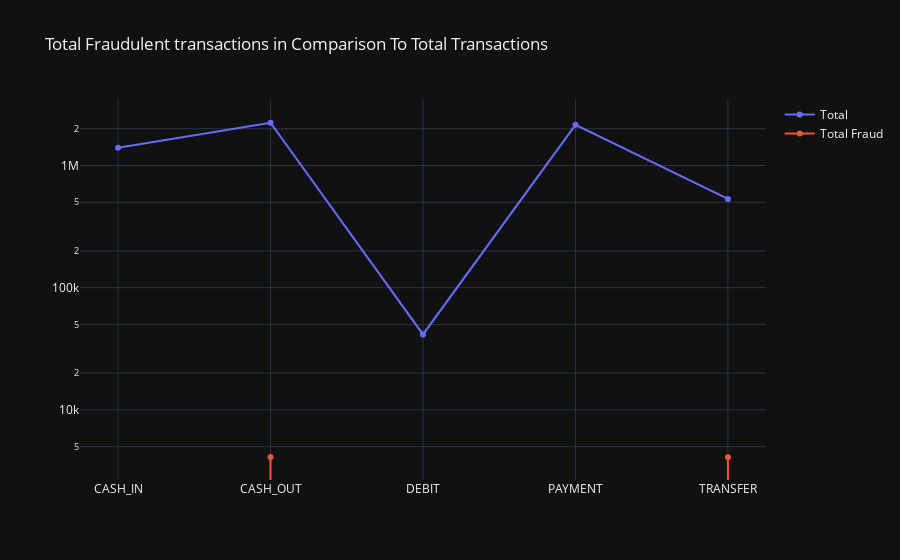

The cell this chart's notebook holds for it:
### Markdown cell above
## Logarithmic line+markers

### Code cell
fig=go.Figure()

fig.add_trace(go.Scatter( 
    x=cleanFraud.Type, y=cleanFraud.Total, mode="lines+markers", name="Total"
))
fig.add_trace(go.Scatter(
    x=cleanFraud.Type, y=cleanFraud.Total_Fraud, mode="lines+markers", name="Total Fraud"
))
fig.update_yaxes(type="log")
fig.update_layout(title_text="Total Fraudulent transactions in Comparison To Total Transactions")

fig.show()
#https://plotly.com/python-api-reference/generated/plotly.graph_objects.Scatter.html

### Figure 1 — Plotly figure (JSON) as saved in the notebook; plotly's stock layout.template omitted (floating-point values rounded to 4 significant figures)
{"data": [{"mode": "lines+markers", "name": "Total", "x": ["CASH_IN", "CASH_OUT", "DEBIT", "PAYMENT", "TRANSFER"], "y": [1399284, 2237500, 41432, 2151495, 532909], "type": "scatter"}, {"mode": "lines+markers", "name": "Total Fraud", "x": ["CASH_IN", "CASH_OUT", "DEBIT", "PAYMENT", "TRANSFER"], "y": [0, 4116, 0, 0, 4097], "type": "scatter"}], "layout": {"yaxis": {"type": "log"}, "title": {"text": "Total Fraudulent transactions in Comparison To Total Transactions"}}}
